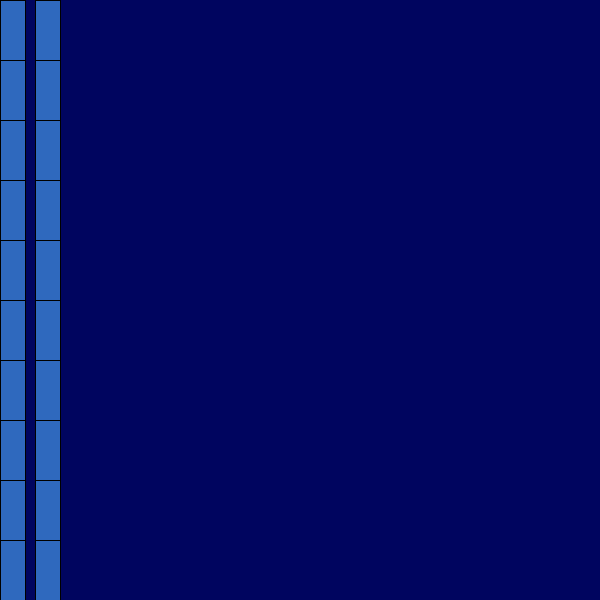
Frame 1 (no input)
Frame 60 (the mouse pressed at the canvas centre just before this capture): identical to frame 1, image omitted
Frame 120 (the mouse held since frame 60 and released just before this capture): identical to frame 1, image omitted

The Processing sketch that drew this single still picture (run headless with seeded random() and noise(); from frame 60 on, the mouse is pressed at the canvas centre):

// Processing sketch: week03_4_processing_NS_SHAFT_01_build_wall
// ── week03_4_processing_NS_SHAFT_01_build_wall.pde
// week03_4_processing_NS_SHAFT_01_build_wall
// 小朋友下樓梯
void setup(){
  size(600, 600); // 小畫家截 YouTube 圖片, 得到大小
}
void draw(){
  background(0, 5, 95); // 小畫家的吸管「吸色彩」再編輯 
  fill(47, 105, 190); // 左右磚的色彩
  for(int i=0; i<=10; i++){
    rect(0, i*60, 25, 60); // 左邊的牆
    rect(60-25, i*60, 25, 60); // 右邊的牆
  }
}
